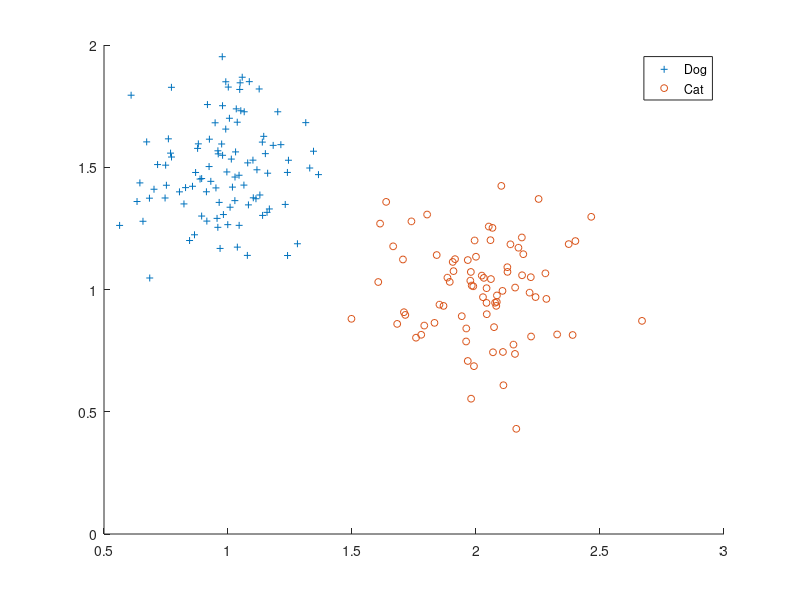
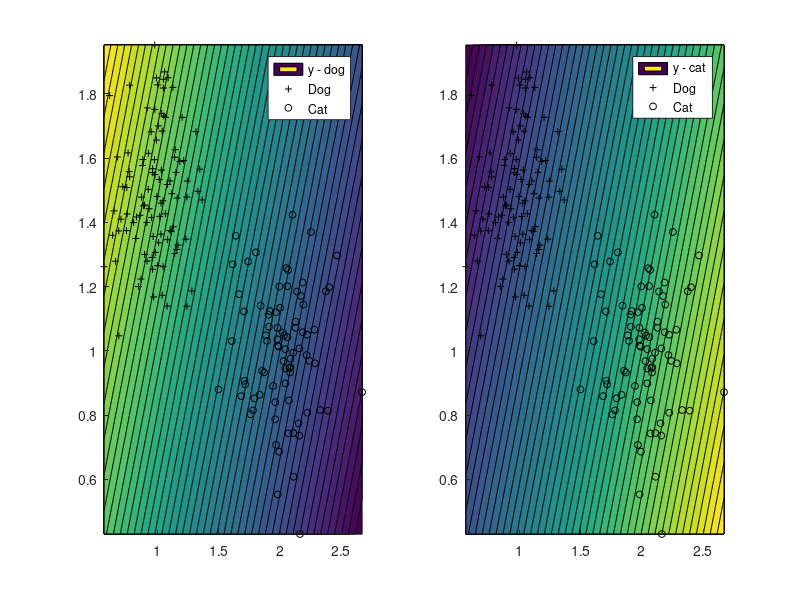
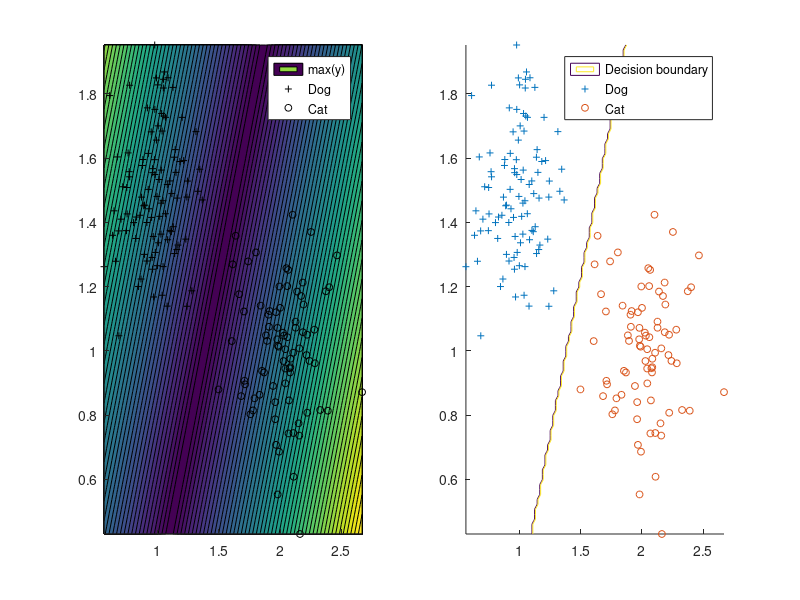

Write MATLAB code to recreate these figures, in order.
%% Generate data

clearvars, close all

% class 1
% dog
dn = 100;
dm = [1,1.5];
ds = 0.2;
rho = 0;
Xdog = mvnrnd(dm,ds^2*[1,rho;rho,1],dn)';
Xdog = [ones(1,dn); Xdog];
Tdog = [1;0]*ones(1,dn);

% class 2
% cat
cn = 80;
cm = [2,1];
cs = 0.2;
rho = 0.0;
Xcat = mvnrnd(cm,cs^2*[1,rho;rho,1],cn)';
Xcat = [ones(1,cn); Xcat];
Tcat = [0;1]*ones(1,cn);

% join data
T = [Tdog Tcat];
X = [Xdog Xcat];

% Plot data
figure(1), clf, hold on,
plot(Xdog(2,:),Xdog(3,:),'+','MarkerSize',5)
plot(Xcat(2,:),Xcat(3,:),'o','MarkerSize',5)
legend('Dog','Cat')
hold off

%% Estimate W

W = pinv(X')*T';

%% Make vizualization grid

ngrid = 100;
Xgrid = zeros(3,ngrid^2);
x1grid = linspace(min(X(2,:)),max(X(2,:)),ngrid);
x2grid = linspace(min(X(3,:)),max(X(3,:)),ngrid);

nind = 1;
for n1 = 1:ngrid
    for n2 = 1:ngrid
        Xgrid(:,nind) = [1,x1grid(n1),x2grid(n2)]';
        nind = nind + 1;
    end
end

%% Calculate predictions on grid

Ypred = W'*Xgrid;

y1 = Ypred(1,:)';
y2 = Ypred(2,:)';

y1mat = reshape(y1,ngrid,ngrid);
y2mat = reshape(y2,ngrid,ngrid);


%% Plot results

% Per classifier
figure(2), clf, 
subplot(121), hold on,
contourf(x1grid,x2grid,y1mat,50)
plot(Xdog(2,:),Xdog(3,:),'k+','MarkerSize',5)
plot(Xcat(2,:),Xcat(3,:),'ko','MarkerSize',5)
legend('y - dog','Dog','Cat','Location','best')
hold off

subplot(122), hold on,
contourf(x1grid,x2grid,y2mat,50)
plot(Xdog(2,:),Xdog(3,:),'k+','MarkerSize',5)
plot(Xcat(2,:),Xcat(3,:),'ko','MarkerSize',5)
legend('y - cat','Dog','Cat','Location','best')
hold off


% Decision boundaries, max of classifiers
[c,maxind] = max(Ypred,[],1);
cmat = reshape(c,ngrid,ngrid);
classmat = reshape(maxind,ngrid,ngrid);

figure(3), clf
subplot(121), hold on,
contourf(x1grid,x2grid,cmat,50)
plot(Xdog(2,:),Xdog(3,:),'k+','MarkerSize',5)
plot(Xcat(2,:),Xcat(3,:),'ko','MarkerSize',5)
legend('max(y)','Dog','Cat','Location','best')
hold off

subplot(122), hold on,
contour(x1grid,x2grid,classmat,2)
plot(Xdog(2,:),Xdog(3,:),'+','MarkerSize',5)
plot(Xcat(2,:),Xcat(3,:),'o','MarkerSize',5)
legend('Decision boundary','Dog','Cat','Location','best')
hold off

